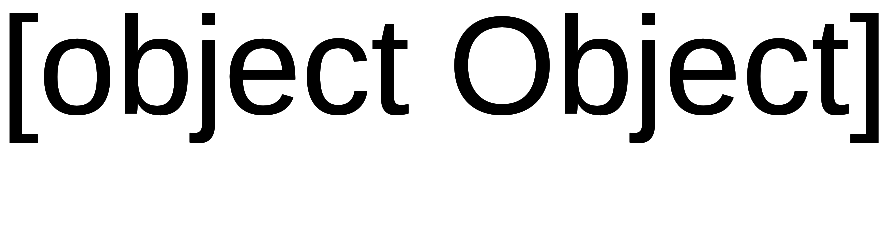

Source (Vega-Lite JSON):
### Vega specification from a JSON file in a GitHub repository (floating-point values rounded to 4 significant figures)
{"width": 10, "height": 10, "data": [{"name": "other", "values": [{"k": 1, "v": "one"}]}, {"name": "loess", "values": [{"a": 0, "b": 10, "g": "y", "t": 0, "arr": [0, 1], "txt": "w0 v", "x": 0, "y": 0}, {"a": 1, "b": 9, "g": "x", "t": 86400000, "arr": [1, 2], "txt": "w1 v", "x": 3, "y": 5}, {"a": 2, "b": 8, "g": "y", "t": 172800000, "arr": [2, 3], "txt": "w2 v", "x": 6, "y": 10}, {"a": 3, "b": 7, "g": "x", "t": 259200000, "arr": [3, 4], "txt": "w3 v", "x": 9, "y": 15}, {"a": 4, "b": 6, "g": "y", "t": 345600000, "arr": [4, 5], "txt": "w4 v", "x": 12, "y": 20}, {"a": 5, "b": 5, "g": "x", "t": 432000000, "arr": [5, 6], "txt": "w5 v", "x": 15, "y": 25}], "transform": [{"type": "crossfilter", "fields": ["a", "b"], "query": [[1, 4], [0, 10]], "signal": "S"}, {"type": "loess", "x": "a", "y": "b"}]}], "projections": [{"name": "p", "type": "identity"}], "marks": [{"type": "text", "from": {"data": "loess"}, "encode": {"enter": {"text": {"signal": "'' + datum"}}}}]}
